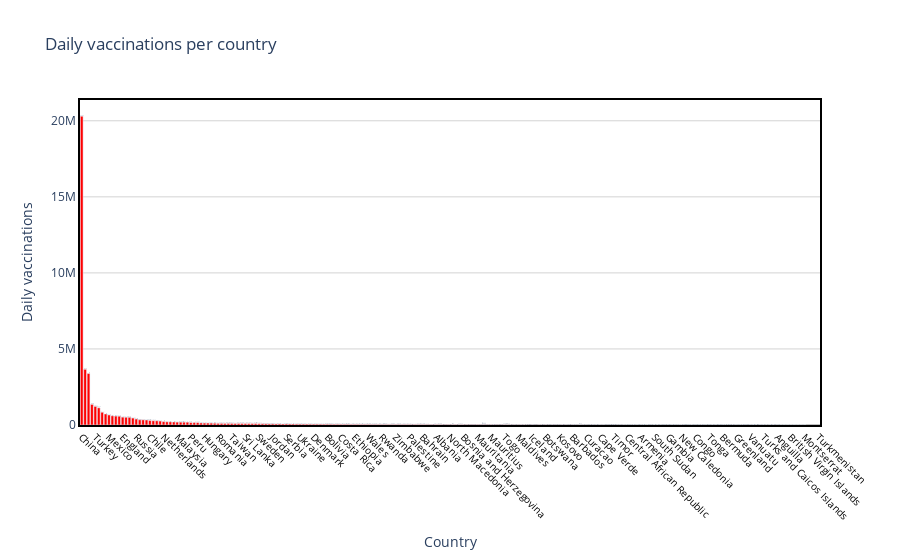

The code cell stored with this chart in its notebook:
### Code cell
draw_trace_bar(country_vaccine, 'Daily vaccinations', 'Daily vaccinations per country', 'Country', 'Daily vaccinations', "red" )

### Figure 1 — Plotly figure (JSON) as saved in the notebook; plotly's stock layout.template omitted (floating-point values rounded to 4 significant figures; data arrays with more than 128 entries replaced by an {"elided": "..."} marker saying what was removed)
{"data": [{"marker": {"color": "red"}, "text": {"elided": "217 str values"}, "type": "bar", "x": {"elided": "217 str values"}, "y": {"elided": "217 int values"}}], "layout": {"hovermode": "closest", "paper_bgcolor": "rgba(0, 0, 0, 0)", "plot_bgcolor": "rgba(0, 0, 0, 0)", "title": {"text": "Daily vaccinations per country"}, "xaxis": {"linecolor": "black", "linewidth": 2, "mirror": true, "showline": true, "showticklabels": true, "tickangle": 45, "tickfont": {"color": "black", "size": 10}, "title": {"text": "Country"}, "zeroline": true, "zerolinecolor": "grey", "zerolinewidth": 1}, "yaxis": {"gridcolor": "lightgrey", "linecolor": "black", "linewidth": 2, "mirror": true, "showline": true, "title": {"text": "Daily vaccinations"}, "zeroline": true, "zerolinecolor": "grey", "zerolinewidth": 1}}}
